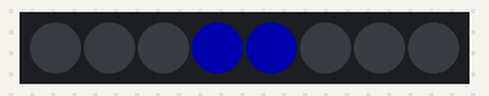
Simulated run of this sketch. Board: Arduino Mega 2560, built with avr-gcc and run on an emulated ATmega2560. On the bench: 8 RGB LEDs in strip order, left to right. Dim RGB values are drawn brighter than linear; the strip is taken to match the declared colour order.

Above: at 0.01 s.
At 14.25 s:
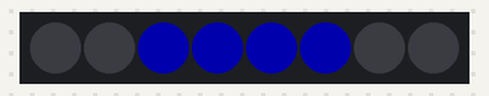
At 28.49 s:
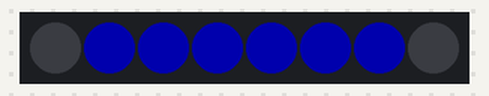
At 57.0 s:
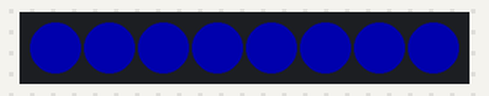

The sketch:

mouth_automation_neopixel_test_2.ino
```cpp
#include <Adafruit_NeoPixel.h>

#define LED_PIN    30

// How many NeoPixels are attached to the Arduino?
#define LED_COUNT 8
Adafruit_NeoPixel strip(LED_COUNT, LED_PIN, NEO_RGB + NEO_KHZ800);

void setup() {
   strip.begin();           // INITIALIZE NeoPixel strip object (REQUIRED)
  strip.show();            // Turn OFF all pixels ASAP
  strip.setBrightness(50); // Set BRIGHTNESS to about 1/5 (max = 255)
}

void loop() {

 mouth3();
 //delay(5000);
}

void mouth1() {
   strip.setPixelColor(3, strip.Color(255, 0, 0));         //  Set pixel's color (in RAM)
  strip.setPixelColor(4, strip.Color(255, 0, 0));         //  Set pixel's color (in RAM)
  strip.show();
  delay(75);
  strip.setPixelColor(3, strip.Color(0, 0, 0));         //  Set pixel's color (in RAM)
  strip.setPixelColor(4, strip.Color(0, 0, 0));         //  Set pixel's color (in RAM)
  strip.setPixelColor(2, strip.Color(255, 0, 0));         //  Set pixel's color (in RAM)
  strip.setPixelColor(5, strip.Color(255, 0, 0));         //  Set pixel's color (in RAM)
  strip.show();
  delay(75);
  strip.setPixelColor(2, strip.Color(0, 0, 0));         //  Set pixel's color (in RAM)
  strip.setPixelColor(5, strip.Color(0, 0, 0));         //  Set pixel's color (in RAM)
  strip.setPixelColor(1, strip.Color(255, 0, 0));         //  Set pixel's color (in RAM)
  strip.setPixelColor(6, strip.Color(255, 0, 0));         //  Set pixel's color (in RAM)
  strip.show();
  delay(75);
  strip.setPixelColor(1, strip.Color(0, 0, 0));         //  Set pixel's color (in RAM)
  strip.setPixelColor(6, strip.Color(0, 0, 0));         //  Set pixel's color (in RAM)
  strip.setPixelColor(0, strip.Color(255, 0, 0));         //  Set pixel's color (in RAM)
  strip.setPixelColor(7, strip.Color(255, 0, 0));         //  Set pixel's color (in RAM)
  strip.show();
  delay(75);
  strip.setPixelColor(0, strip.Color(0, 0, 0));         //  Set pixel's color (in RAM)
  strip.setPixelColor(7, strip.Color(0, 0, 0));         //  Set pixel's color (in RAM)
  strip.show();
  delay(75);
}

void mouth2() {
  strip.setPixelColor(0, strip.Color(255, 0, 0));         //  Set pixel's color (in RAM)
  strip.setPixelColor(1, strip.Color(255, 0, 0));         //  Set pixel's color (in RAM)
  strip.setPixelColor(2, strip.Color(255, 0, 0));         //  Set pixel's color (in RAM)
  strip.setPixelColor(3, strip.Color(255, 0, 0));         //  Set pixel's color (in RAM)
  strip.setPixelColor(4, strip.Color(255, 0, 0));         //  Set pixel's color (in RAM)
  strip.setPixelColor(5, strip.Color(255, 0, 0));         //  Set pixel's color (in RAM)
  strip.setPixelColor(6, strip.Color(255, 0, 0));         //  Set pixel's color (in RAM)
  strip.setPixelColor(7, strip.Color(255, 0, 0));         //  Set pixel's color (in RAM)
  strip.show();
  delay(125);
  strip.setPixelColor(0, strip.Color(0, 0, 0));         //  Set pixel's color (in RAM)
  strip.setPixelColor(1, strip.Color(0, 0, 0));         //  Set pixel's color (in RAM)
  strip.setPixelColor(2, strip.Color(0, 0, 0));         //  Set pixel's color (in RAM)
  strip.setPixelColor(3, strip.Color(0, 0, 0));         //  Set pixel's color (in RAM)
  strip.setPixelColor(4, strip.Color(0, 0, 0));         //  Set pixel's color (in RAM)
  strip.setPixelColor(5, strip.Color(0, 0, 0));         //  Set pixel's color (in RAM)
  strip.setPixelColor(6, strip.Color(0, 0, 0));         //  Set pixel's color (in RAM)
  strip.setPixelColor(7, strip.Color(0, 0, 0));         //  Set pixel's color (in RAM)
  strip.show();
  delay(125);

}

void mouth3() {
  allLedsOff();
  strip.setPixelColor(3, strip.Color(0, 0, 255));         //  Set pixel's color (in RAM)
  strip.setPixelColor(4, strip.Color(0, 0, 255));         //  Set pixel's color (in RAM)
  strip.show();
  delay(50);

  strip.setPixelColor(2, strip.Color(0, 0, 255));         //  Set pixel's color (in RAM)
  strip.setPixelColor(5, strip.Color(0, 0, 255));         //  Set pixel's color (in RAM)
  strip.show();
  delay(50);

  strip.setPixelColor(1, strip.Color(0, 0, 255));         //  Set pixel's color (in RAM)
  strip.setPixelColor(6, strip.Color(0, 0, 255));         //  Set pixel's color (in RAM)
  strip.show();
  delay(50);

  strip.setPixelColor(0, strip.Color(0, 0, 255));         //  Set pixel's color (in RAM)
  strip.setPixelColor(7, strip.Color(0, 0, 255));         //  Set pixel's color (in RAM)
  strip.show();
  delay(50);
  strip.setPixelColor(0, strip.Color(0, 0, 0));         //  Set pixel's color (in RAM)
  strip.setPixelColor(7, strip.Color(0, 0, 0));         //  Set pixel's color (in RAM)
  strip.show();
  delay(50);
  strip.setPixelColor(1, strip.Color(0, 0, 0));         //  Set pixel's color (in RAM)
  strip.setPixelColor(6, strip.Color(0, 0, 0));         //  Set pixel's color (in RAM)
  strip.show();
  delay(50);
  strip.setPixelColor(2, strip.Color(0, 0, 0));         //  Set pixel's color (in RAM)
  strip.setPixelColor(5, strip.Color(0, 0, 0));         //  Set pixel's color (in RAM)
  strip.show();
  delay(50);
  strip.setPixelColor(3, strip.Color(0, 0, 0));         //  Set pixel's color (in RAM)
  strip.setPixelColor(4, strip.Color(0, 0, 0));         //  Set pixel's color (in RAM)
  strip.show();
  delay(50);
  strip.setPixelColor(1, strip.Color(0, 0, 0));         //  Set pixel's color (in RAM)
  strip.setPixelColor(6, strip.Color(0, 0, 0));         //  Set pixel's color (in RAM)
  strip.show();
  delay(50);
  strip.setPixelColor(0, strip.Color(0, 0, 0));         //  Set pixel's color (in RAM)
  strip.setPixelColor(7, strip.Color(0, 0, 0));         //  Set pixel's color (in RAM)
  strip.show();
  delay(50);
  allLedsOff();
}

void allLedsOff() {
  for (int i=0; i<8; i++) {
    strip.setPixelColor(1, strip.Color(0, 0, 0));         //  Set pixel's color (in RAM)
  }
  strip.show();
}
```
